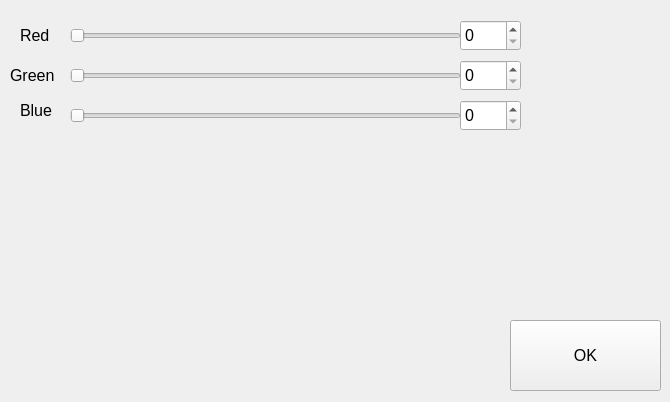
<?xml version="1.0" encoding="UTF-8"?>
<ui version="4.0">
 <class>colorclass</class>
 <widget class="QWidget" name="colorclass">
  <property name="geometry">
   <rect>
    <x>0</x>
    <y>0</y>
    <width>670</width>
    <height>402</height>
   </rect>
  </property>
  <property name="windowTitle">
   <string>Select a Color</string>
  </property>
  <widget class="QLabel" name="Red">
   <property name="geometry">
    <rect>
     <x>20</x>
     <y>20</y>
     <width>31</width>
     <height>31</height>
    </rect>
   </property>
   <property name="font">
    <font>
     <pointsize>12</pointsize>
    </font>
   </property>
   <property name="text">
    <string>Red</string>
   </property>
  </widget>
  <widget class="QSlider" name="redslider">
   <property name="geometry">
    <rect>
     <x>70</x>
     <y>20</y>
     <width>391</width>
     <height>31</height>
    </rect>
   </property>
   <property name="maximum">
    <number>255</number>
   </property>
   <property name="orientation">
    <enum>Qt::Horizontal</enum>
   </property>
  </widget>
  <widget class="QSpinBox" name="redbox">
   <property name="geometry">
    <rect>
     <x>460</x>
     <y>20</y>
     <width>61</width>
     <height>31</height>
    </rect>
   </property>
   <property name="font">
    <font>
     <pointsize>12</pointsize>
    </font>
   </property>
   <property name="maximum">
    <number>255</number>
   </property>
  </widget>
  <widget class="QWidget" name="displaywidget" native="true">
   <property name="geometry">
    <rect>
     <x>530</x>
     <y>20</y>
     <width>111</width>
     <height>101</height>
    </rect>
   </property>
   <property name="minimumSize">
    <size>
     <width>64</width>
     <height>64</height>
    </size>
   </property>
   <property name="autoFillBackground">
    <bool>true</bool>
   </property>
  </widget>
  <widget class="QLabel" name="Green">
   <property name="geometry">
    <rect>
     <x>10</x>
     <y>60</y>
     <width>51</width>
     <height>31</height>
    </rect>
   </property>
   <property name="font">
    <font>
     <pointsize>12</pointsize>
    </font>
   </property>
   <property name="text">
    <string>Green</string>
   </property>
  </widget>
  <widget class="QSlider" name="greenslider">
   <property name="geometry">
    <rect>
     <x>70</x>
     <y>60</y>
     <width>391</width>
     <height>31</height>
    </rect>
   </property>
   <property name="maximum">
    <number>255</number>
   </property>
   <property name="orientation">
    <enum>Qt::Horizontal</enum>
   </property>
  </widget>
  <widget class="QSpinBox" name="greenbox">
   <property name="geometry">
    <rect>
     <x>460</x>
     <y>60</y>
     <width>61</width>
     <height>31</height>
    </rect>
   </property>
   <property name="font">
    <font>
     <pointsize>12</pointsize>
    </font>
   </property>
   <property name="maximum">
    <number>255</number>
   </property>
   <property name="value">
    <number>0</number>
   </property>
  </widget>
  <widget class="QLabel" name="Blue">
   <property name="geometry">
    <rect>
     <x>20</x>
     <y>90</y>
     <width>41</width>
     <height>41</height>
    </rect>
   </property>
   <property name="font">
    <font>
     <pointsize>12</pointsize>
    </font>
   </property>
   <property name="text">
    <string>Blue</string>
   </property>
  </widget>
  <widget class="QSlider" name="blueslider">
   <property name="geometry">
    <rect>
     <x>70</x>
     <y>100</y>
     <width>391</width>
     <height>31</height>
    </rect>
   </property>
   <property name="maximum">
    <number>255</number>
   </property>
   <property name="orientation">
    <enum>Qt::Horizontal</enum>
   </property>
  </widget>
  <widget class="QSpinBox" name="bluebox">
   <property name="geometry">
    <rect>
     <x>460</x>
     <y>100</y>
     <width>61</width>
     <height>31</height>
    </rect>
   </property>
   <property name="font">
    <font>
     <pointsize>12</pointsize>
    </font>
   </property>
   <property name="maximum">
    <number>255</number>
   </property>
  </widget>
  <widget class="QWidget" name="chooseBlue" native="true">
   <property name="geometry">
    <rect>
     <x>30</x>
     <y>160</y>
     <width>64</width>
     <height>64</height>
    </rect>
   </property>
   <property name="minimumSize">
    <size>
     <width>64</width>
     <height>64</height>
    </size>
   </property>
   <property name="mouseTracking">
    <bool>false</bool>
   </property>
   <property name="autoFillBackground">
    <bool>true</bool>
   </property>
  </widget>
  <widget class="QWidget" name="chooseRed" native="true">
   <property name="geometry">
    <rect>
     <x>30</x>
     <y>240</y>
     <width>64</width>
     <height>64</height>
    </rect>
   </property>
   <property name="minimumSize">
    <size>
     <width>64</width>
     <height>64</height>
    </size>
   </property>
   <property name="maximumSize">
    <size>
     <width>64</width>
     <height>64</height>
    </size>
   </property>
   <property name="mouseTracking">
    <bool>true</bool>
   </property>
   <property name="autoFillBackground">
    <bool>true</bool>
   </property>
  </widget>
  <widget class="QWidget" name="chooseYellow" native="true">
   <property name="geometry">
    <rect>
     <x>30</x>
     <y>320</y>
     <width>64</width>
     <height>64</height>
    </rect>
   </property>
   <property name="minimumSize">
    <size>
     <width>64</width>
     <height>64</height>
    </size>
   </property>
   <property name="autoFillBackground">
    <bool>true</bool>
   </property>
  </widget>
  <widget class="QWidget" name="chooseGreen" native="true">
   <property name="geometry">
    <rect>
     <x>110</x>
     <y>160</y>
     <width>64</width>
     <height>64</height>
    </rect>
   </property>
   <property name="minimumSize">
    <size>
     <width>64</width>
     <height>64</height>
    </size>
   </property>
   <property name="autoFillBackground">
    <bool>true</bool>
   </property>
  </widget>
  <widget class="QWidget" name="chooseWhite" native="true">
   <property name="geometry">
    <rect>
     <x>110</x>
     <y>240</y>
     <width>64</width>
     <height>64</height>
    </rect>
   </property>
   <property name="minimumSize">
    <size>
     <width>64</width>
     <height>64</height>
    </size>
   </property>
   <property name="autoFillBackground">
    <bool>true</bool>
   </property>
  </widget>
  <widget class="QWidget" name="chooseBlack" native="true">
   <property name="geometry">
    <rect>
     <x>110</x>
     <y>320</y>
     <width>64</width>
     <height>64</height>
    </rect>
   </property>
   <property name="minimumSize">
    <size>
     <width>64</width>
     <height>64</height>
    </size>
   </property>
   <property name="autoFillBackground">
    <bool>true</bool>
   </property>
  </widget>
  <widget class="QPushButton" name="pushButton">
   <property name="geometry">
    <rect>
     <x>510</x>
     <y>320</y>
     <width>151</width>
     <height>71</height>
    </rect>
   </property>
   <property name="font">
    <font>
     <pointsize>12</pointsize>
    </font>
   </property>
   <property name="text">
    <string>OK</string>
   </property>
  </widget>
  <widget class="QWidget" name="chooseGreen_2" native="true">
   <property name="geometry">
    <rect>
     <x>190</x>
     <y>160</y>
     <width>64</width>
     <height>64</height>
    </rect>
   </property>
   <property name="minimumSize">
    <size>
     <width>64</width>
     <height>64</height>
    </size>
   </property>
   <property name="autoFillBackground">
    <bool>true</bool>
   </property>
  </widget>
  <widget class="QWidget" name="chooseGreen_3" native="true">
   <property name="geometry">
    <rect>
     <x>190</x>
     <y>240</y>
     <width>64</width>
     <height>64</height>
    </rect>
   </property>
   <property name="minimumSize">
    <size>
     <width>64</width>
     <height>64</height>
    </size>
   </property>
   <property name="autoFillBackground">
    <bool>true</bool>
   </property>
  </widget>
  <widget class="QWidget" name="chooseGreen_4" native="true">
   <property name="geometry">
    <rect>
     <x>190</x>
     <y>320</y>
     <width>64</width>
     <height>64</height>
    </rect>
   </property>
   <property name="minimumSize">
    <size>
     <width>64</width>
     <height>64</height>
    </size>
   </property>
   <property name="autoFillBackground">
    <bool>true</bool>
   </property>
  </widget>
  <widget class="QWidget" name="chooseGreen_5" native="true">
   <property name="geometry">
    <rect>
     <x>270</x>
     <y>160</y>
     <width>64</width>
     <height>64</height>
    </rect>
   </property>
   <property name="minimumSize">
    <size>
     <width>64</width>
     <height>64</height>
    </size>
   </property>
   <property name="autoFillBackground">
    <bool>true</bool>
   </property>
  </widget>
  <widget class="QWidget" name="chooseGreen_6" native="true">
   <property name="geometry">
    <rect>
     <x>270</x>
     <y>240</y>
     <width>64</width>
     <height>64</height>
    </rect>
   </property>
   <property name="minimumSize">
    <size>
     <width>64</width>
     <height>64</height>
    </size>
   </property>
   <property name="autoFillBackground">
    <bool>true</bool>
   </property>
  </widget>
  <widget class="QWidget" name="chooseGreen_7" native="true">
   <property name="geometry">
    <rect>
     <x>270</x>
     <y>320</y>
     <width>64</width>
     <height>64</height>
    </rect>
   </property>
   <property name="minimumSize">
    <size>
     <width>64</width>
     <height>64</height>
    </size>
   </property>
   <property name="autoFillBackground">
    <bool>true</bool>
   </property>
  </widget>
  <widget class="QWidget" name="chooseGreen_8" native="true">
   <property name="geometry">
    <rect>
     <x>350</x>
     <y>160</y>
     <width>64</width>
     <height>64</height>
    </rect>
   </property>
   <property name="minimumSize">
    <size>
     <width>64</width>
     <height>64</height>
    </size>
   </property>
   <property name="autoFillBackground">
    <bool>true</bool>
   </property>
  </widget>
  <widget class="QWidget" name="chooseGreen_9" native="true">
   <property name="geometry">
    <rect>
     <x>350</x>
     <y>240</y>
     <width>64</width>
     <height>64</height>
    </rect>
   </property>
   <property name="minimumSize">
    <size>
     <width>64</width>
     <height>64</height>
    </size>
   </property>
   <property name="autoFillBackground">
    <bool>true</bool>
   </property>
  </widget>
  <widget class="QWidget" name="chooseGreen_10" native="true">
   <property name="geometry">
    <rect>
     <x>350</x>
     <y>320</y>
     <width>64</width>
     <height>64</height>
    </rect>
   </property>
   <property name="minimumSize">
    <size>
     <width>64</width>
     <height>64</height>
    </size>
   </property>
   <property name="autoFillBackground">
    <bool>true</bool>
   </property>
  </widget>
  <widget class="QWidget" name="chooseGreen_11" native="true">
   <property name="geometry">
    <rect>
     <x>430</x>
     <y>160</y>
     <width>64</width>
     <height>64</height>
    </rect>
   </property>
   <property name="minimumSize">
    <size>
     <width>64</width>
     <height>64</height>
    </size>
   </property>
   <property name="autoFillBackground">
    <bool>true</bool>
   </property>
  </widget>
  <widget class="QWidget" name="chooseGreen_12" native="true">
   <property name="geometry">
    <rect>
     <x>430</x>
     <y>240</y>
     <width>64</width>
     <height>64</height>
    </rect>
   </property>
   <property name="minimumSize">
    <size>
     <width>64</width>
     <height>64</height>
    </size>
   </property>
   <property name="autoFillBackground">
    <bool>true</bool>
   </property>
  </widget>
  <widget class="QWidget" name="chooseGreen_13" native="true">
   <property name="geometry">
    <rect>
     <x>430</x>
     <y>320</y>
     <width>64</width>
     <height>64</height>
    </rect>
   </property>
   <property name="minimumSize">
    <size>
     <width>64</width>
     <height>64</height>
    </size>
   </property>
   <property name="autoFillBackground">
    <bool>true</bool>
   </property>
  </widget>
 </widget>
 <layoutdefault spacing="6" margin="11"/>
 <resources/>
 <connections>
  <connection>
   <sender>redslider</sender>
   <signal>valueChanged(int)</signal>
   <receiver>redbox</receiver>
   <slot>setValue(int)</slot>
   <hints>
    <hint type="sourcelabel">
     <x>193</x>
     <y>109</y>
    </hint>
    <hint type="destinationlabel">
     <x>453</x>
     <y>115</y>
    </hint>
   </hints>
  </connection>
  <connection>
   <sender>redbox</sender>
   <signal>valueChanged(int)</signal>
   <receiver>redslider</receiver>
   <slot>setValue(int)</slot>
   <hints>
    <hint type="sourcelabel">
     <x>442</x>
     <y>102</y>
    </hint>
    <hint type="destinationlabel">
     <x>193</x>
     <y>103</y>
    </hint>
   </hints>
  </connection>
  <connection>
   <sender>greenslider</sender>
   <signal>valueChanged(int)</signal>
   <receiver>greenbox</receiver>
   <slot>setValue(int)</slot>
   <hints>
    <hint type="sourcelabel">
     <x>404</x>
     <y>115</y>
    </hint>
    <hint type="destinationlabel">
     <x>482</x>
     <y>111</y>
    </hint>
   </hints>
  </connection>
  <connection>
   <sender>greenbox</sender>
   <signal>valueChanged(int)</signal>
   <receiver>greenslider</receiver>
   <slot>setValue(int)</slot>
   <hints>
    <hint type="sourcelabel">
     <x>502</x>
     <y>115</y>
    </hint>
    <hint type="destinationlabel">
     <x>404</x>
     <y>115</y>
    </hint>
   </hints>
  </connection>
  <connection>
   <sender>blueslider</sender>
   <signal>valueChanged(int)</signal>
   <receiver>bluebox</receiver>
   <slot>setValue(int)</slot>
   <hints>
    <hint type="sourcelabel">
     <x>299</x>
     <y>111</y>
    </hint>
    <hint type="destinationlabel">
     <x>530</x>
     <y>114</y>
    </hint>
   </hints>
  </connection>
  <connection>
   <sender>bluebox</sender>
   <signal>valueChanged(int)</signal>
   <receiver>blueslider</receiver>
   <slot>setValue(int)</slot>
   <hints>
    <hint type="sourcelabel">
     <x>551</x>
     <y>115</y>
    </hint>
    <hint type="destinationlabel">
     <x>299</x>
     <y>115</y>
    </hint>
   </hints>
  </connection>
  <connection>
   <sender>pushButton</sender>
   <signal>clicked()</signal>
   <receiver>colorclass</receiver>
   <slot>close()</slot>
   <hints>
    <hint type="sourcelabel">
     <x>566</x>
     <y>368</y>
    </hint>
    <hint type="destinationlabel">
     <x>531</x>
     <y>367</y>
    </hint>
   </hints>
  </connection>
 </connections>
</ui>
